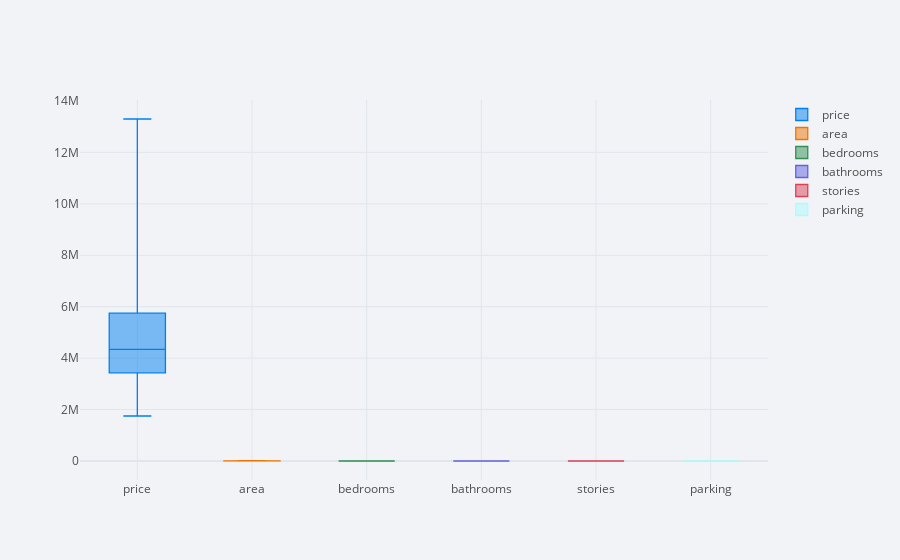

The code cell stored with this chart in its notebook:
### Code cell
df_cont.iplot(kind = 'box')

### Figure 1 — Plotly figure (JSON) as saved in the notebook; plotly's stock layout.template omitted (floating-point values rounded to 4 significant figures; data arrays with more than 128 entries replaced by an {"elided": "..."} marker saying what was removed)
{"data": [{"boxpoints": false, "line": {"width": 1.3}, "marker": {"color": "rgba(0, 128, 240, 1.0)"}, "name": "price", "orientation": "v", "type": "box", "y": {"elided": "545 int values"}}, {"boxpoints": false, "line": {"width": 1.3}, "marker": {"color": "rgba(238, 118, 0, 1.0)"}, "name": "area", "orientation": "v", "type": "box", "y": {"elided": "545 int values"}}, {"boxpoints": false, "line": {"width": 1.3}, "marker": {"color": "rgba(48, 144, 84, 1.0)"}, "name": "bedrooms", "orientation": "v", "type": "box", "y": {"elided": "545 int values"}}, {"boxpoints": false, "line": {"width": 1.3}, "marker": {"color": "rgba(98, 98, 222, 1.0)"}, "name": "bathrooms", "orientation": "v", "type": "box", "y": {"elided": "545 int values"}}, {"boxpoints": false, "line": {"width": 1.3}, "marker": {"color": "rgba(217, 66, 85, 1.0)"}, "name": "stories", "orientation": "v", "type": "box", "y": {"elided": "545 int values"}}, {"boxpoints": false, "line": {"width": 1.3}, "marker": {"color": "rgba(173, 252, 252, 1.0)"}, "name": "parking", "orientation": "v", "type": "box", "y": {"elided": "545 int values"}}], "layout": {"legend": {"bgcolor": "#F2F3F7", "font": {"color": "#505050"}}, "paper_bgcolor": "#F2F3F7", "plot_bgcolor": "#F2F3F7", "title": {"font": {"color": "#484848"}}, "xaxis": {"gridcolor": "#E1E5ED", "showgrid": true, "tickfont": {"color": "#505050"}, "title": {"font": {"color": "#505050"}, "text": ""}, "zerolinecolor": "#E1E5ED"}, "yaxis": {"gridcolor": "#E1E5ED", "showgrid": true, "tickfont": {"color": "#505050"}, "title": {"font": {"color": "#505050"}, "text": ""}, "zerolinecolor": "#E1E5ED"}}}
